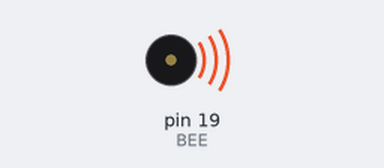
A sketch run on a simulated Arduino Uno, built with avr-gcc and run on an emulated ATmega328P. Parts: buzzer (waves = sounding).

Above: at 1.0 s.
At 3.0 s:
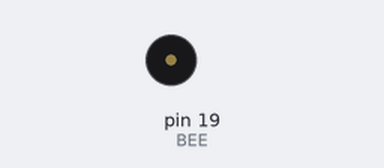
Timing chart, 0 to 4.6 s (numbered marks = the images above):
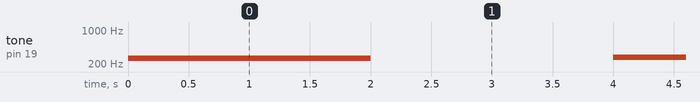

Measured:
- by itself, tone on pin 19 (BEE): plays 261 Hz for 2.0 s, 277 Hz for 2.0 s, 294 Hz for 2.0 s, 311 Hz for 2.0 s, 330 Hz for 2.0 s, 349 Hz for 2.0 s … (33 notes in this stretch)

The sketch:

Musica.ino
```cpp
#define TRIGGER 5
#define ECHO 18
#define BEE 19

int notes[24] = {261, 277, 294, 311, 330, 349, 369, 392, 415, 440, 466, 494, 523, 554, 587, 622, 659, 698, 740, 784, 831, 880, 932, 988};
//int letters_notes[c, c#, d, d#, e, f, f#, g, g#, a, a#, b, b#]

void setup() {
  pinMode(TRIGGER, OUTPUT);
  pinMode(ECHO, INPUT);
  pinMode(BEE, OUTPUT);
}

void loop() {
  for(int i=0; i<24; i++){
 tone(BEE, notes[i]);
 delay(2000);
 noTone(BEE);
 delay(2000);
}
}
```
